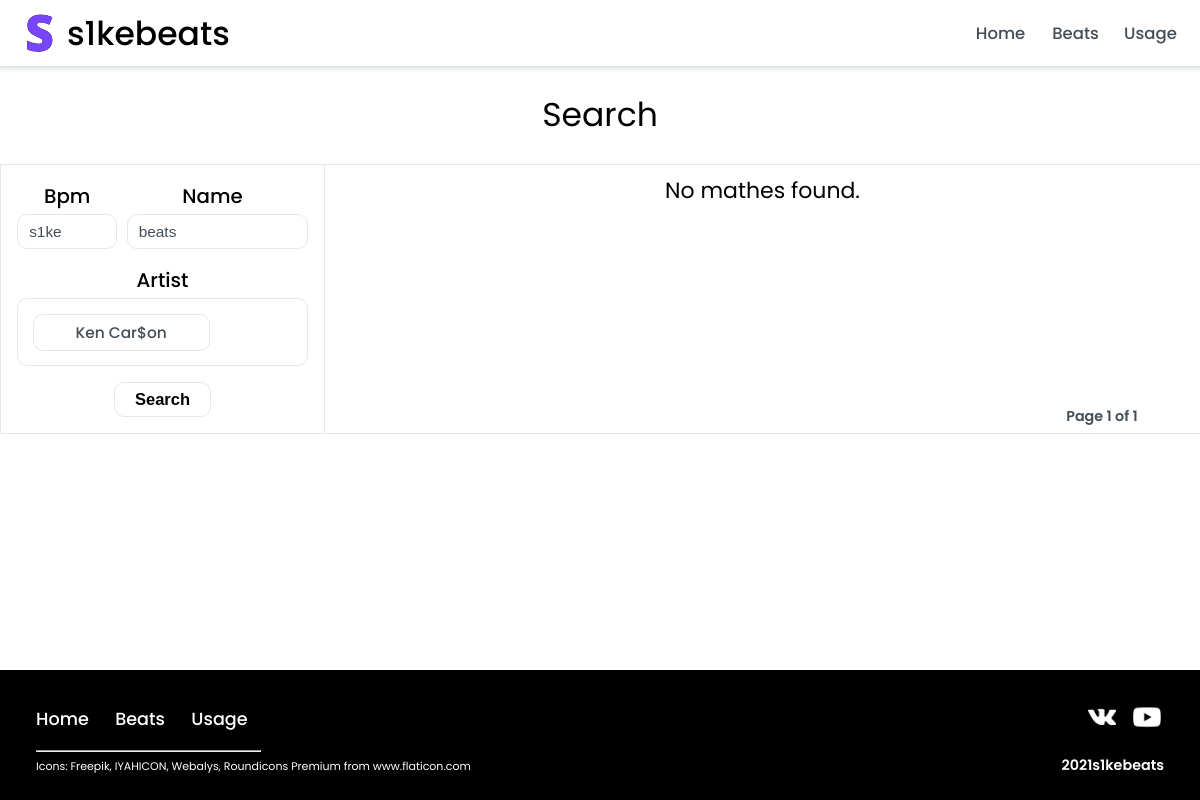
Page /beats/ on the earlier database version.
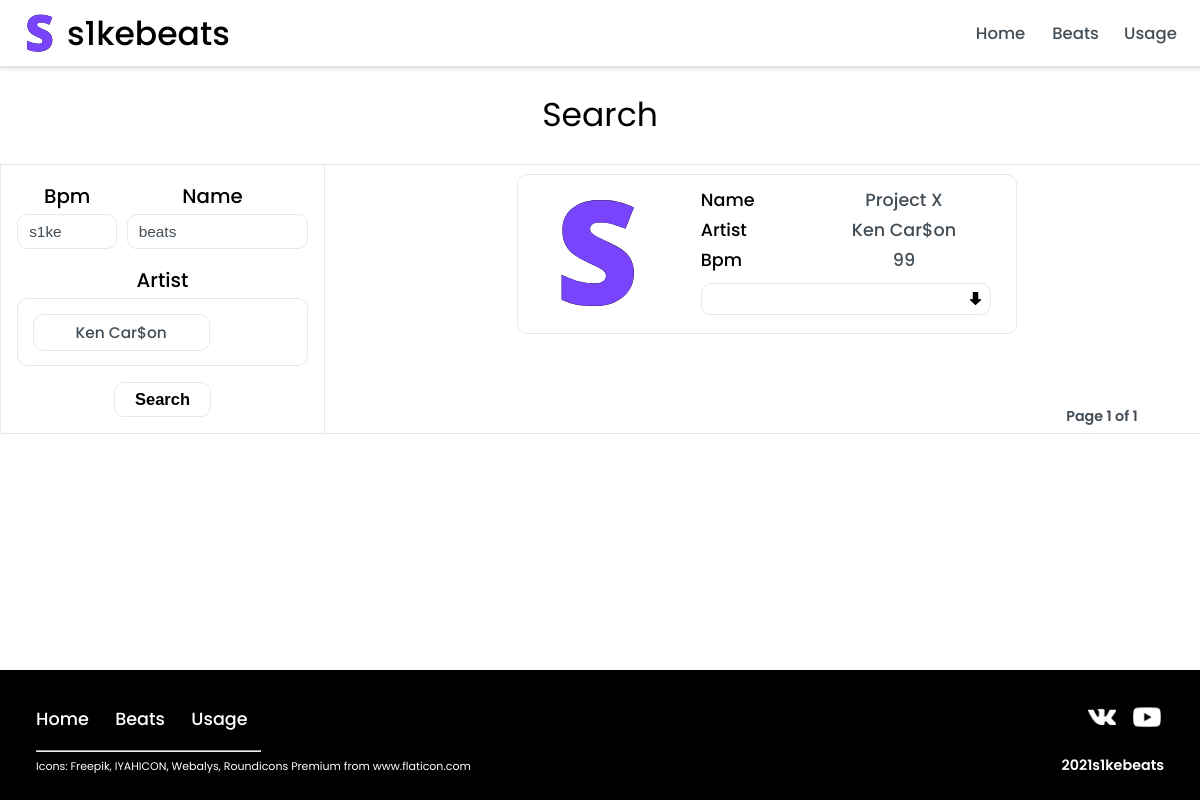
Same page on the later database version.
### beats/models.py (models this page shows, shortened)
class Artist(models.Model):
    name = models.CharField(max_length=50)

class Beat(models.Model):
    name = models.CharField(max_length=50, help_text='Type beat name.')
    bpm = models.SmallIntegerField(help_text='Type BPM for the beat.')
    artist = models.ManyToManyField(Artist, help_text='Select Artists for the beat')
    wrap = models.ImageField(upload_to='media/wraps/', default='media/wraps/S.svg')
    wave = models.FileField(upload_to='media/audio/wave/', default='')
    mp3 = models.FileField(upload_to='media/audio/mp3/', default='')
    def display_artist(self):
        return ', '.join([artist.name for artist in self.artist.all()])
    display_artist.short_description = 'Artist'

### beats/views.py (the view)
# urls.py: path('beats/', views.BeatsListView.as_view(), name='beats'),
class BeatsListView(ArtistSearch, ListView):
    paginate_by = 15
    model = Beat
    def get_queryset(self):
        kwargs = {}
        if self.request.GET.get('artist'):
            kwargs["artist__in"] = self.request.GET.getlist('artist')
        if self.request.GET.get('bpm'):
            kwargs["bpm"] = self.request.GET.get('bpm')
        if self.request.GET.get('nm'):
            kwargs["name__icontains"] = self.request.GET.get('nm')
        return Beat.objects.filter(**kwargs)
    def get_context_data(self, *args, **kwargs):
        context = super().get_context_data(*args, **kwargs)
        context['artist'] = self.request.GET.get('artist')
        context['bpm'] = self.request.GET.get('bpm')
        context['nm'] = self.request.GET.get('nm')
        return context

### beats/views.py (called while the page is built)
    def get_artists(self):
        return Artist.objects.all()

### static/templates/beats/beat_list.html (shortened to what this page needs)
{% extends "base.html" %}
{% load static %}
{% block css%}
<link rel="stylesheet" href="{% static 'css/pagination.css' %}">
<link rel="stylesheet" href="{% static 'css/search.css' %}">
<link rel="stylesheet" href="{% static 'css/beats.css' %}">
{% endblock %}
{% block content %}
<p class="title">Search</p>
<section class="search-beats">
    <div class="search-wrapper">
    <div class="search">
        <form action="{% url 'beats' %}" method="get" class="search-form">
            <div class="form-top">
                <div class="form-section">
                    <p>Bpm</p>
                    <input class="form-field" type="number" size="3" name="bpm" min="87" max="160" placeholder="s1ke">
                </div>
                <div class="form-section">
                    <p>Name</p>
                    <input class="form-field field-name" type="text" placeholder="beats" name="nm">
                </div>
            </div>
            <div class="form-bottom">
                <div class="form-section">
                    <p>Artist</p>
                        <ul>
                            {% for artist in view.get_artists%}
                            <li>
                                <label for="artist">{{ artist.name }}</label>
                            </li>
                            {% endfor %}
                        </ul>
                </div>
            </div>
            <div class="search-button"><button type="submit">Search</button></div>
        </form>
    </div>
    </div>
    <div class="beats">
        <div class="pagination-downer">
        <div class="beats-wrapper">
        {% if beat_list %}
            {% for beat in beat_list %}
                <div class="beat-wrapper">
                    <div class="beat-left">
                        <img alt="wrap-image" class="wrap" src="{{ beat.wrap.url }}" width="158px" height="158px">
                    </div>
                    <div class="beat-right">
                        <div class="beat-char">
                            <div class="char-title">Name</div>
                            <div class="char-value"><div>{{beat.name}}</div></div>
                        </div>
                        <div class="beat-char">
                            <div class="char-title">Artist</div>
                            <div class="char-value"><div>{{beat.display_artist}}</div></div>
                        </div>
                        <div class="beat-char">
                            <div class="char-title">Bpm</div>
                            <div class="char-value"><div>{{beat.bpm}}</div></div>
                        </div>
                        <div class="player">
                            <div class="player-wrapper">
                                <a href="{{ beat.wave.url }}" class="download"  download="" title="download .wave">&nbsp</a>
                            </div>
                        </div>
                    </div>
                </div>
                {% endfor %}
                {% else %}
                <p style="font-size: 2rem; margin: 1%">No mathes found.</p>
                {% endif %}
            </div>
        </div>
                <section class="pagination">
                    <div class="pagination-wrapper">
                        <div class="current">
                            Page {{ page_obj.number }} of {{ page_obj.paginator.num_pages }}
                        </div>
                    </div>
                </section>
    </div>
</section>
{% endblock %}

Differences in the rows shown:
added Beat: wrap (picture), name "Project X", display_artist "Ken Car$on", bpm "99"
Other differences:
text no longer shown: "No mathes found."
